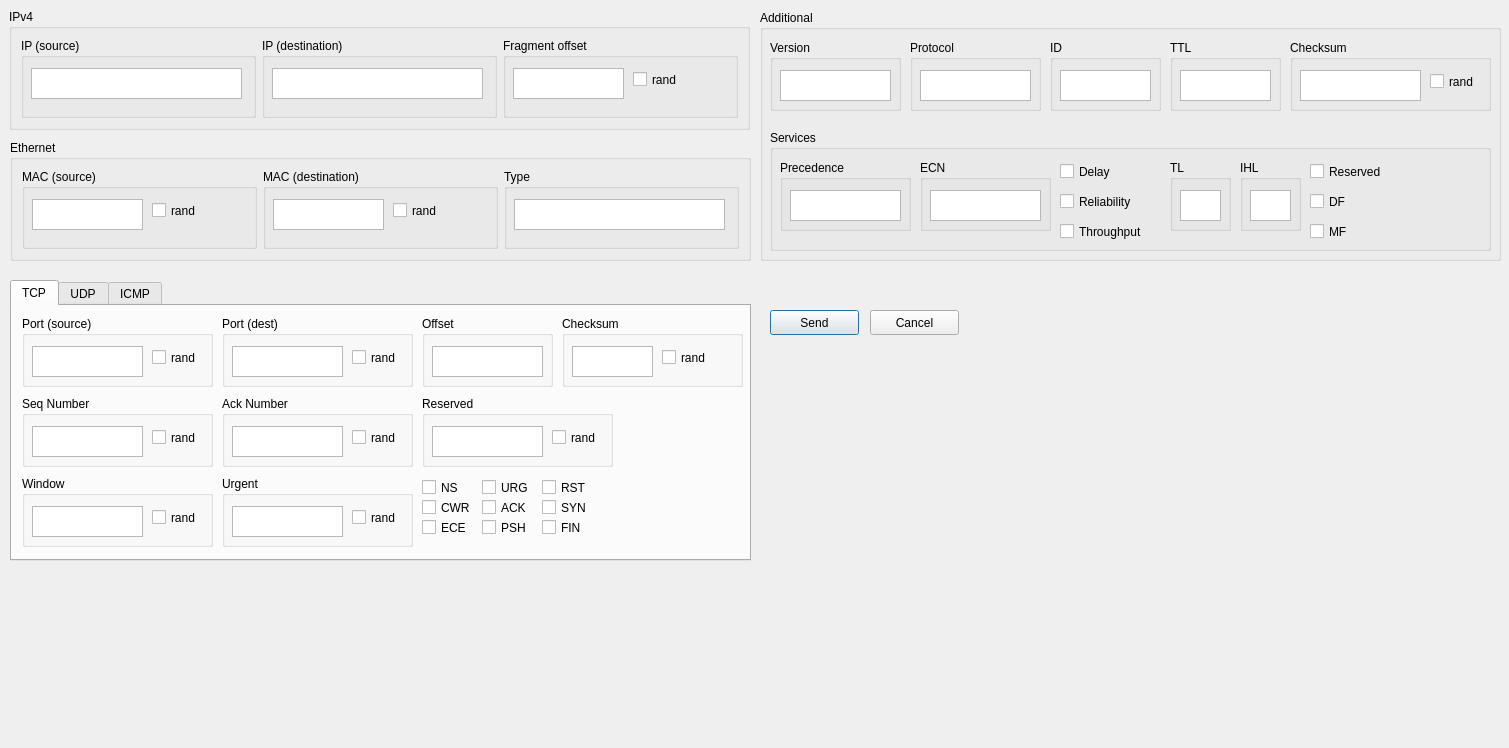
<?xml version="1.0" encoding="UTF-8"?>
<ui version="4.0">
 <class>Dialog</class>
 <widget class="QDialog" name="Dialog">
  <property name="enabled">
   <bool>true</bool>
  </property>
  <property name="geometry">
   <rect>
    <x>0</x>
    <y>0</y>
    <width>1509</width>
    <height>748</height>
   </rect>
  </property>
  <property name="mouseTracking">
   <bool>false</bool>
  </property>
  <property name="tabletTracking">
   <bool>false</bool>
  </property>
  <property name="contextMenuPolicy">
   <enum>Qt::DefaultContextMenu</enum>
  </property>
  <property name="acceptDrops">
   <bool>false</bool>
  </property>
  <property name="windowTitle">
   <string>Dialog</string>
  </property>
  <widget class="QGroupBox" name="IPv4Box">
   <property name="enabled">
    <bool>true</bool>
   </property>
   <property name="geometry">
    <rect>
     <x>9</x>
     <y>9</y>
     <width>741</width>
     <height>121</height>
    </rect>
   </property>
   <property name="title">
    <string>IPv4</string>
   </property>
   <layout class="QGridLayout" name="gridLayout_3">
    <item row="1" column="0">
     <widget class="QGroupBox" name="IPSrcBox">
      <property name="title">
       <string>IP (source)</string>
      </property>
      <widget class="QTextEdit" name="IPSrcEdit">
       <property name="geometry">
        <rect>
         <x>10</x>
         <y>30</y>
         <width>211</width>
         <height>31</height>
        </rect>
       </property>
      </widget>
     </widget>
    </item>
    <item row="1" column="2">
     <widget class="QGroupBox" name="FragBox">
      <property name="title">
       <string>Fragment offset</string>
      </property>
      <widget class="QTextEdit" name="FragEdit">
       <property name="geometry">
        <rect>
         <x>10</x>
         <y>30</y>
         <width>111</width>
         <height>31</height>
        </rect>
       </property>
      </widget>
      <widget class="QCheckBox" name="FragCheck">
       <property name="geometry">
        <rect>
         <x>130</x>
         <y>30</y>
         <width>92</width>
         <height>23</height>
        </rect>
       </property>
       <property name="text">
        <string>rand</string>
       </property>
      </widget>
     </widget>
    </item>
    <item row="1" column="1">
     <widget class="QGroupBox" name="IPDestBox">
      <property name="title">
       <string>IP (destination)</string>
      </property>
      <widget class="QTextEdit" name="IPDstEdit">
       <property name="geometry">
        <rect>
         <x>10</x>
         <y>30</y>
         <width>211</width>
         <height>31</height>
        </rect>
       </property>
      </widget>
     </widget>
    </item>
   </layout>
  </widget>
  <widget class="QGroupBox" name="EthBox">
   <property name="geometry">
    <rect>
     <x>10</x>
     <y>140</y>
     <width>741</width>
     <height>121</height>
    </rect>
   </property>
   <property name="title">
    <string>Ethernet</string>
   </property>
   <layout class="QGridLayout" name="gridLayout">
    <item row="0" column="2">
     <widget class="QGroupBox" name="TypeBox">
      <property name="title">
       <string>Type</string>
      </property>
      <widget class="QTextEdit" name="TypeEdit">
       <property name="geometry">
        <rect>
         <x>10</x>
         <y>30</y>
         <width>211</width>
         <height>31</height>
        </rect>
       </property>
      </widget>
     </widget>
    </item>
    <item row="0" column="0">
     <widget class="QGroupBox" name="MacSrcBox">
      <property name="title">
       <string>MAC (source)</string>
      </property>
      <widget class="QTextEdit" name="MacSrcEdit">
       <property name="geometry">
        <rect>
         <x>10</x>
         <y>30</y>
         <width>111</width>
         <height>31</height>
        </rect>
       </property>
      </widget>
      <widget class="QCheckBox" name="MacSrcCheck">
       <property name="geometry">
        <rect>
         <x>130</x>
         <y>30</y>
         <width>92</width>
         <height>23</height>
        </rect>
       </property>
       <property name="text">
        <string>rand</string>
       </property>
      </widget>
     </widget>
    </item>
    <item row="0" column="1">
     <widget class="QGroupBox" name="MacDestBox">
      <property name="title">
       <string>MAC (destination)</string>
      </property>
      <widget class="QTextEdit" name="MacDestEdit">
       <property name="geometry">
        <rect>
         <x>10</x>
         <y>30</y>
         <width>111</width>
         <height>31</height>
        </rect>
       </property>
      </widget>
      <widget class="QCheckBox" name="MacDestCheck">
       <property name="geometry">
        <rect>
         <x>130</x>
         <y>30</y>
         <width>92</width>
         <height>23</height>
        </rect>
       </property>
       <property name="text">
        <string>rand</string>
       </property>
      </widget>
     </widget>
    </item>
   </layout>
  </widget>
  <widget class="QTabWidget" name="PacketTabWidget">
   <property name="geometry">
    <rect>
     <x>10</x>
     <y>280</y>
     <width>741</width>
     <height>281</height>
    </rect>
   </property>
   <property name="currentIndex">
    <number>0</number>
   </property>
   <widget class="QWidget" name="TCPTab">
    <attribute name="title">
     <string>TCP</string>
    </attribute>
    <widget class="QGroupBox" name="PortSrcBox">
     <property name="geometry">
      <rect>
       <x>10</x>
       <y>10</y>
       <width>191</width>
       <height>71</height>
      </rect>
     </property>
     <property name="title">
      <string>Port (source)</string>
     </property>
     <widget class="QTextEdit" name="PortSrcEdit">
      <property name="geometry">
       <rect>
        <x>10</x>
        <y>30</y>
        <width>111</width>
        <height>31</height>
       </rect>
      </property>
     </widget>
     <widget class="QCheckBox" name="PortSrcCheck">
      <property name="geometry">
       <rect>
        <x>130</x>
        <y>30</y>
        <width>92</width>
        <height>23</height>
       </rect>
      </property>
      <property name="text">
       <string>rand</string>
      </property>
     </widget>
    </widget>
    <widget class="QGroupBox" name="PortDestBox">
     <property name="geometry">
      <rect>
       <x>210</x>
       <y>10</y>
       <width>191</width>
       <height>71</height>
      </rect>
     </property>
     <property name="title">
      <string>Port (dest)</string>
     </property>
     <widget class="QTextEdit" name="PortDestEdit">
      <property name="geometry">
       <rect>
        <x>10</x>
        <y>30</y>
        <width>111</width>
        <height>31</height>
       </rect>
      </property>
     </widget>
     <widget class="QCheckBox" name="PortDestCheck">
      <property name="geometry">
       <rect>
        <x>130</x>
        <y>30</y>
        <width>92</width>
        <height>23</height>
       </rect>
      </property>
      <property name="text">
       <string>rand</string>
      </property>
     </widget>
    </widget>
    <widget class="QGroupBox" name="OffsBox">
     <property name="geometry">
      <rect>
       <x>410</x>
       <y>10</y>
       <width>131</width>
       <height>71</height>
      </rect>
     </property>
     <property name="title">
      <string>Offset</string>
     </property>
     <widget class="QTextEdit" name="OffsEdit">
      <property name="geometry">
       <rect>
        <x>10</x>
        <y>30</y>
        <width>111</width>
        <height>31</height>
       </rect>
      </property>
     </widget>
    </widget>
    <widget class="QGroupBox" name="SeqNBox">
     <property name="geometry">
      <rect>
       <x>10</x>
       <y>90</y>
       <width>191</width>
       <height>71</height>
      </rect>
     </property>
     <property name="title">
      <string>Seq Number</string>
     </property>
     <widget class="QTextEdit" name="SeqNEdit">
      <property name="geometry">
       <rect>
        <x>10</x>
        <y>30</y>
        <width>111</width>
        <height>31</height>
       </rect>
      </property>
     </widget>
     <widget class="QCheckBox" name="SeqNCheck">
      <property name="geometry">
       <rect>
        <x>130</x>
        <y>30</y>
        <width>92</width>
        <height>23</height>
       </rect>
      </property>
      <property name="text">
       <string>rand</string>
      </property>
     </widget>
    </widget>
    <widget class="QGroupBox" name="AckNBox">
     <property name="geometry">
      <rect>
       <x>210</x>
       <y>90</y>
       <width>191</width>
       <height>71</height>
      </rect>
     </property>
     <property name="title">
      <string>Ack Number</string>
     </property>
     <widget class="QTextEdit" name="AckNEdit">
      <property name="geometry">
       <rect>
        <x>10</x>
        <y>30</y>
        <width>111</width>
        <height>31</height>
       </rect>
      </property>
     </widget>
     <widget class="QCheckBox" name="AckNCheck">
      <property name="geometry">
       <rect>
        <x>130</x>
        <y>30</y>
        <width>92</width>
        <height>23</height>
       </rect>
      </property>
      <property name="text">
       <string>rand</string>
      </property>
     </widget>
    </widget>
    <widget class="QGroupBox" name="WinBox">
     <property name="geometry">
      <rect>
       <x>10</x>
       <y>170</y>
       <width>191</width>
       <height>71</height>
      </rect>
     </property>
     <property name="title">
      <string>Window</string>
     </property>
     <widget class="QTextEdit" name="WinEdit">
      <property name="geometry">
       <rect>
        <x>10</x>
        <y>30</y>
        <width>111</width>
        <height>31</height>
       </rect>
      </property>
     </widget>
     <widget class="QCheckBox" name="WinCheck">
      <property name="geometry">
       <rect>
        <x>130</x>
        <y>30</y>
        <width>92</width>
        <height>23</height>
       </rect>
      </property>
      <property name="text">
       <string>rand</string>
      </property>
     </widget>
    </widget>
    <widget class="QGroupBox" name="UrgBox">
     <property name="geometry">
      <rect>
       <x>210</x>
       <y>170</y>
       <width>191</width>
       <height>71</height>
      </rect>
     </property>
     <property name="title">
      <string>Urgent</string>
     </property>
     <widget class="QTextEdit" name="UrgEdit">
      <property name="geometry">
       <rect>
        <x>10</x>
        <y>30</y>
        <width>111</width>
        <height>31</height>
       </rect>
      </property>
     </widget>
     <widget class="QCheckBox" name="UrgCheck">
      <property name="geometry">
       <rect>
        <x>130</x>
        <y>30</y>
        <width>92</width>
        <height>23</height>
       </rect>
      </property>
      <property name="text">
       <string>rand</string>
      </property>
     </widget>
    </widget>
    <widget class="QGroupBox" name="ResTCPBox">
     <property name="geometry">
      <rect>
       <x>410</x>
       <y>90</y>
       <width>191</width>
       <height>71</height>
      </rect>
     </property>
     <property name="title">
      <string>Reserved</string>
     </property>
     <widget class="QTextEdit" name="ResTCPEdit">
      <property name="geometry">
       <rect>
        <x>10</x>
        <y>30</y>
        <width>111</width>
        <height>31</height>
       </rect>
      </property>
     </widget>
     <widget class="QCheckBox" name="ResTCPCheck">
      <property name="geometry">
       <rect>
        <x>130</x>
        <y>30</y>
        <width>92</width>
        <height>23</height>
       </rect>
      </property>
      <property name="text">
       <string>rand</string>
      </property>
     </widget>
    </widget>
    <widget class="QCheckBox" name="NSCheck">
     <property name="geometry">
      <rect>
       <x>410</x>
       <y>170</y>
       <width>41</width>
       <height>23</height>
      </rect>
     </property>
     <property name="text">
      <string>NS</string>
     </property>
    </widget>
    <widget class="QCheckBox" name="CWRCheck">
     <property name="geometry">
      <rect>
       <x>410</x>
       <y>190</y>
       <width>61</width>
       <height>23</height>
      </rect>
     </property>
     <property name="text">
      <string>CWR</string>
     </property>
    </widget>
    <widget class="QCheckBox" name="ECECheck">
     <property name="geometry">
      <rect>
       <x>410</x>
       <y>210</y>
       <width>61</width>
       <height>23</height>
      </rect>
     </property>
     <property name="text">
      <string>ECE</string>
     </property>
    </widget>
    <widget class="QCheckBox" name="URGCheck">
     <property name="geometry">
      <rect>
       <x>470</x>
       <y>170</y>
       <width>61</width>
       <height>23</height>
      </rect>
     </property>
     <property name="text">
      <string>URG</string>
     </property>
    </widget>
    <widget class="QCheckBox" name="ACKCheck">
     <property name="geometry">
      <rect>
       <x>470</x>
       <y>190</y>
       <width>61</width>
       <height>23</height>
      </rect>
     </property>
     <property name="text">
      <string>ACK</string>
     </property>
    </widget>
    <widget class="QCheckBox" name="PSHCheck">
     <property name="geometry">
      <rect>
       <x>470</x>
       <y>210</y>
       <width>61</width>
       <height>23</height>
      </rect>
     </property>
     <property name="text">
      <string>PSH</string>
     </property>
    </widget>
    <widget class="QCheckBox" name="RSTCheck">
     <property name="geometry">
      <rect>
       <x>530</x>
       <y>170</y>
       <width>61</width>
       <height>23</height>
      </rect>
     </property>
     <property name="text">
      <string>RST</string>
     </property>
    </widget>
    <widget class="QCheckBox" name="SYNCheck">
     <property name="geometry">
      <rect>
       <x>530</x>
       <y>190</y>
       <width>61</width>
       <height>23</height>
      </rect>
     </property>
     <property name="text">
      <string>SYN</string>
     </property>
    </widget>
    <widget class="QCheckBox" name="FINCheck">
     <property name="geometry">
      <rect>
       <x>530</x>
       <y>210</y>
       <width>61</width>
       <height>23</height>
      </rect>
     </property>
     <property name="text">
      <string>FIN</string>
     </property>
    </widget>
    <widget class="QGroupBox" name="TCPChsumBox">
     <property name="geometry">
      <rect>
       <x>550</x>
       <y>10</y>
       <width>181</width>
       <height>71</height>
      </rect>
     </property>
     <property name="title">
      <string>Checksum</string>
     </property>
     <widget class="QTextEdit" name="TCPChsumEdit">
      <property name="geometry">
       <rect>
        <x>10</x>
        <y>30</y>
        <width>81</width>
        <height>31</height>
       </rect>
      </property>
     </widget>
     <widget class="QCheckBox" name="TCPChsumCheck">
      <property name="geometry">
       <rect>
        <x>100</x>
        <y>30</y>
        <width>51</width>
        <height>23</height>
       </rect>
      </property>
      <property name="text">
       <string>rand</string>
      </property>
     </widget>
    </widget>
   </widget>
   <widget class="QWidget" name="UDPTab">
    <attribute name="title">
     <string>UDP</string>
    </attribute>
    <widget class="QGroupBox" name="UDPPortDestBox">
     <property name="geometry">
      <rect>
       <x>210</x>
       <y>10</y>
       <width>191</width>
       <height>71</height>
      </rect>
     </property>
     <property name="title">
      <string>Port (dest)</string>
     </property>
     <widget class="QTextEdit" name="UDPPortDestEdit">
      <property name="geometry">
       <rect>
        <x>10</x>
        <y>30</y>
        <width>111</width>
        <height>31</height>
       </rect>
      </property>
     </widget>
     <widget class="QCheckBox" name="UDPPortDestCheck">
      <property name="geometry">
       <rect>
        <x>130</x>
        <y>30</y>
        <width>92</width>
        <height>23</height>
       </rect>
      </property>
      <property name="text">
       <string>rand</string>
      </property>
     </widget>
    </widget>
    <widget class="QGroupBox" name="UDPPortSrcBox">
     <property name="geometry">
      <rect>
       <x>10</x>
       <y>10</y>
       <width>191</width>
       <height>71</height>
      </rect>
     </property>
     <property name="title">
      <string>Port (source)</string>
     </property>
     <widget class="QTextEdit" name="UDPPortSrcEdit">
      <property name="geometry">
       <rect>
        <x>10</x>
        <y>30</y>
        <width>111</width>
        <height>31</height>
       </rect>
      </property>
     </widget>
     <widget class="QCheckBox" name="UDPPortSrcCheck">
      <property name="geometry">
       <rect>
        <x>130</x>
        <y>30</y>
        <width>92</width>
        <height>23</height>
       </rect>
      </property>
      <property name="text">
       <string>rand</string>
      </property>
     </widget>
    </widget>
    <widget class="QGroupBox" name="UDPChsumBox">
     <property name="geometry">
      <rect>
       <x>410</x>
       <y>10</y>
       <width>191</width>
       <height>71</height>
      </rect>
     </property>
     <property name="title">
      <string>Checksum</string>
     </property>
     <widget class="QTextEdit" name="UDPChsumEdit">
      <property name="geometry">
       <rect>
        <x>10</x>
        <y>30</y>
        <width>111</width>
        <height>31</height>
       </rect>
      </property>
     </widget>
     <widget class="QCheckBox" name="UDPChsumCheck">
      <property name="geometry">
       <rect>
        <x>130</x>
        <y>30</y>
        <width>51</width>
        <height>23</height>
       </rect>
      </property>
      <property name="text">
       <string>rand</string>
      </property>
     </widget>
    </widget>
    <widget class="QGroupBox" name="UDPLenBox">
     <property name="geometry">
      <rect>
       <x>10</x>
       <y>90</y>
       <width>191</width>
       <height>71</height>
      </rect>
     </property>
     <property name="title">
      <string>Length</string>
     </property>
     <widget class="QTextEdit" name="UDPLenEdit">
      <property name="geometry">
       <rect>
        <x>10</x>
        <y>30</y>
        <width>111</width>
        <height>31</height>
       </rect>
      </property>
     </widget>
     <widget class="QCheckBox" name="UDPLenCheck">
      <property name="geometry">
       <rect>
        <x>130</x>
        <y>30</y>
        <width>51</width>
        <height>23</height>
       </rect>
      </property>
      <property name="text">
       <string>rand</string>
      </property>
     </widget>
    </widget>
   </widget>
   <widget class="QWidget" name="ICMPTab">
    <attribute name="title">
     <string>ICMP</string>
    </attribute>
    <widget class="QGroupBox" name="TypeICMPBox">
     <property name="geometry">
      <rect>
       <x>10</x>
       <y>10</y>
       <width>131</width>
       <height>71</height>
      </rect>
     </property>
     <property name="title">
      <string>Type</string>
     </property>
     <widget class="QTextEdit" name="TypeICMPEdit">
      <property name="geometry">
       <rect>
        <x>10</x>
        <y>30</y>
        <width>111</width>
        <height>31</height>
       </rect>
      </property>
     </widget>
    </widget>
    <widget class="QGroupBox" name="CodeBox">
     <property name="geometry">
      <rect>
       <x>150</x>
       <y>10</y>
       <width>131</width>
       <height>71</height>
      </rect>
     </property>
     <property name="title">
      <string>Code</string>
     </property>
     <widget class="QTextEdit" name="CodeEdit">
      <property name="geometry">
       <rect>
        <x>10</x>
        <y>30</y>
        <width>111</width>
        <height>31</height>
       </rect>
      </property>
     </widget>
    </widget>
    <widget class="QGroupBox" name="IDICMPBox">
     <property name="geometry">
      <rect>
       <x>290</x>
       <y>10</y>
       <width>131</width>
       <height>71</height>
      </rect>
     </property>
     <property name="title">
      <string>ID</string>
     </property>
     <widget class="QTextEdit" name="IDEditBox">
      <property name="geometry">
       <rect>
        <x>10</x>
        <y>30</y>
        <width>111</width>
        <height>31</height>
       </rect>
      </property>
     </widget>
    </widget>
    <widget class="QGroupBox" name="SeqICMPBox">
     <property name="geometry">
      <rect>
       <x>430</x>
       <y>10</y>
       <width>131</width>
       <height>71</height>
      </rect>
     </property>
     <property name="title">
      <string>Seq</string>
     </property>
     <widget class="QTextEdit" name="SeqICMPEdit">
      <property name="geometry">
       <rect>
        <x>10</x>
        <y>30</y>
        <width>111</width>
        <height>31</height>
       </rect>
      </property>
     </widget>
    </widget>
    <widget class="QComboBox" name="ICMPMCombo">
     <property name="geometry">
      <rect>
       <x>120</x>
       <y>90</y>
       <width>171</width>
       <height>25</height>
      </rect>
     </property>
     <item>
      <property name="text">
       <string>Echo Request</string>
      </property>
     </item>
     <item>
      <property name="text">
       <string>Echo Reply</string>
      </property>
     </item>
    </widget>
    <widget class="QLabel" name="ICMPLabel">
     <property name="geometry">
      <rect>
       <x>10</x>
       <y>90</y>
       <width>111</width>
       <height>17</height>
      </rect>
     </property>
     <property name="text">
      <string>ICMP Message:</string>
     </property>
    </widget>
   </widget>
  </widget>
  <widget class="QGroupBox" name="DataBox">
   <property name="geometry">
    <rect>
     <x>10</x>
     <y>810</y>
     <width>741</width>
     <height>151</height>
    </rect>
   </property>
   <property name="title">
    <string>Data</string>
   </property>
   <widget class="QTextEdit" name="DataEdit">
    <property name="geometry">
     <rect>
      <x>10</x>
      <y>30</y>
      <width>721</width>
      <height>111</height>
     </rect>
    </property>
   </widget>
  </widget>
  <widget class="QGroupBox" name="AddBox">
   <property name="geometry">
    <rect>
     <x>760</x>
     <y>10</y>
     <width>741</width>
     <height>251</height>
    </rect>
   </property>
   <property name="title">
    <string>Additional</string>
   </property>
   <widget class="QGroupBox" name="VersionBox">
    <property name="geometry">
     <rect>
      <x>10</x>
      <y>30</y>
      <width>131</width>
      <height>71</height>
     </rect>
    </property>
    <property name="title">
     <string>Version</string>
    </property>
    <widget class="QTextEdit" name="VersionEdit">
     <property name="geometry">
      <rect>
       <x>10</x>
       <y>30</y>
       <width>111</width>
       <height>31</height>
      </rect>
     </property>
    </widget>
   </widget>
   <widget class="QGroupBox" name="ProtocolBox">
    <property name="geometry">
     <rect>
      <x>150</x>
      <y>30</y>
      <width>131</width>
      <height>71</height>
     </rect>
    </property>
    <property name="title">
     <string>Protocol</string>
    </property>
    <widget class="QTextEdit" name="ProtocolEdit">
     <property name="geometry">
      <rect>
       <x>10</x>
       <y>30</y>
       <width>111</width>
       <height>31</height>
      </rect>
     </property>
    </widget>
   </widget>
   <widget class="QGroupBox" name="IDBox">
    <property name="geometry">
     <rect>
      <x>290</x>
      <y>30</y>
      <width>111</width>
      <height>71</height>
     </rect>
    </property>
    <property name="title">
     <string>ID</string>
    </property>
    <widget class="QTextEdit" name="IDEdit">
     <property name="geometry">
      <rect>
       <x>10</x>
       <y>30</y>
       <width>91</width>
       <height>31</height>
      </rect>
     </property>
    </widget>
   </widget>
   <widget class="QGroupBox" name="TTLBox">
    <property name="geometry">
     <rect>
      <x>410</x>
      <y>30</y>
      <width>111</width>
      <height>71</height>
     </rect>
    </property>
    <property name="title">
     <string>TTL</string>
    </property>
    <widget class="QTextEdit" name="TTLEdit">
     <property name="geometry">
      <rect>
       <x>10</x>
       <y>30</y>
       <width>91</width>
       <height>31</height>
      </rect>
     </property>
    </widget>
   </widget>
   <widget class="QGroupBox" name="ChsumBox">
    <property name="geometry">
     <rect>
      <x>530</x>
      <y>30</y>
      <width>201</width>
      <height>71</height>
     </rect>
    </property>
    <property name="title">
     <string>Checksum</string>
    </property>
    <widget class="QTextEdit" name="ChsumEdit">
     <property name="geometry">
      <rect>
       <x>10</x>
       <y>30</y>
       <width>121</width>
       <height>31</height>
      </rect>
     </property>
    </widget>
    <widget class="QCheckBox" name="ChsumCheck">
     <property name="geometry">
      <rect>
       <x>140</x>
       <y>30</y>
       <width>51</width>
       <height>23</height>
      </rect>
     </property>
     <property name="text">
      <string>rand</string>
     </property>
    </widget>
   </widget>
   <widget class="QGroupBox" name="ServiceBox">
    <property name="geometry">
     <rect>
      <x>10</x>
      <y>120</y>
      <width>721</width>
      <height>121</height>
     </rect>
    </property>
    <property name="title">
     <string>Services</string>
    </property>
    <widget class="QGroupBox" name="PrecBox">
     <property name="geometry">
      <rect>
       <x>10</x>
       <y>30</y>
       <width>131</width>
       <height>71</height>
      </rect>
     </property>
     <property name="title">
      <string>Precedence</string>
     </property>
     <widget class="QTextEdit" name="PrecEdit">
      <property name="geometry">
       <rect>
        <x>10</x>
        <y>30</y>
        <width>111</width>
        <height>31</height>
       </rect>
      </property>
     </widget>
    </widget>
    <widget class="QGroupBox" name="ECNBox">
     <property name="geometry">
      <rect>
       <x>150</x>
       <y>30</y>
       <width>131</width>
       <height>71</height>
      </rect>
     </property>
     <property name="title">
      <string>ECN</string>
     </property>
     <widget class="QTextEdit" name="ECNEdit">
      <property name="geometry">
       <rect>
        <x>10</x>
        <y>30</y>
        <width>111</width>
        <height>31</height>
       </rect>
      </property>
     </widget>
    </widget>
    <widget class="QCheckBox" name="DeayCheck">
     <property name="geometry">
      <rect>
       <x>290</x>
       <y>30</y>
       <width>71</width>
       <height>23</height>
      </rect>
     </property>
     <property name="text">
      <string>Delay</string>
     </property>
    </widget>
    <widget class="QCheckBox" name="ReliabCheck">
     <property name="geometry">
      <rect>
       <x>290</x>
       <y>60</y>
       <width>91</width>
       <height>23</height>
      </rect>
     </property>
     <property name="text">
      <string>Reliability</string>
     </property>
    </widget>
    <widget class="QCheckBox" name="ThrCheck">
     <property name="geometry">
      <rect>
       <x>290</x>
       <y>90</y>
       <width>111</width>
       <height>23</height>
      </rect>
     </property>
     <property name="text">
      <string>Throughput</string>
     </property>
    </widget>
    <widget class="QGroupBox" name="TLBox">
     <property name="geometry">
      <rect>
       <x>400</x>
       <y>30</y>
       <width>61</width>
       <height>71</height>
      </rect>
     </property>
     <property name="title">
      <string>TL</string>
     </property>
     <widget class="QTextEdit" name="TLEdit">
      <property name="geometry">
       <rect>
        <x>10</x>
        <y>30</y>
        <width>41</width>
        <height>31</height>
       </rect>
      </property>
     </widget>
    </widget>
    <widget class="QGroupBox" name="IHLBox">
     <property name="geometry">
      <rect>
       <x>470</x>
       <y>30</y>
       <width>61</width>
       <height>71</height>
      </rect>
     </property>
     <property name="title">
      <string>IHL</string>
     </property>
     <widget class="QTextEdit" name="IHLEdit">
      <property name="geometry">
       <rect>
        <x>10</x>
        <y>30</y>
        <width>41</width>
        <height>31</height>
       </rect>
      </property>
     </widget>
    </widget>
    <widget class="QCheckBox" name="ResCheck">
     <property name="geometry">
      <rect>
       <x>540</x>
       <y>30</y>
       <width>91</width>
       <height>23</height>
      </rect>
     </property>
     <property name="text">
      <string>Reserved</string>
     </property>
    </widget>
    <widget class="QCheckBox" name="DFCheck">
     <property name="geometry">
      <rect>
       <x>540</x>
       <y>60</y>
       <width>91</width>
       <height>23</height>
      </rect>
     </property>
     <property name="text">
      <string>DF</string>
     </property>
    </widget>
    <widget class="QCheckBox" name="MFCheck">
     <property name="geometry">
      <rect>
       <x>540</x>
       <y>90</y>
       <width>91</width>
       <height>23</height>
      </rect>
     </property>
     <property name="text">
      <string>MF</string>
     </property>
    </widget>
   </widget>
  </widget>
  <widget class="QPushButton" name="sendButton">
   <property name="geometry">
    <rect>
     <x>770</x>
     <y>310</y>
     <width>89</width>
     <height>25</height>
    </rect>
   </property>
   <property name="text">
    <string>Send</string>
   </property>
  </widget>
  <widget class="QPushButton" name="cancelButton">
   <property name="geometry">
    <rect>
     <x>870</x>
     <y>310</y>
     <width>89</width>
     <height>25</height>
    </rect>
   </property>
   <property name="text">
    <string>Cancel</string>
   </property>
  </widget>
 </widget>
 <resources/>
 <connections/>
</ui>
